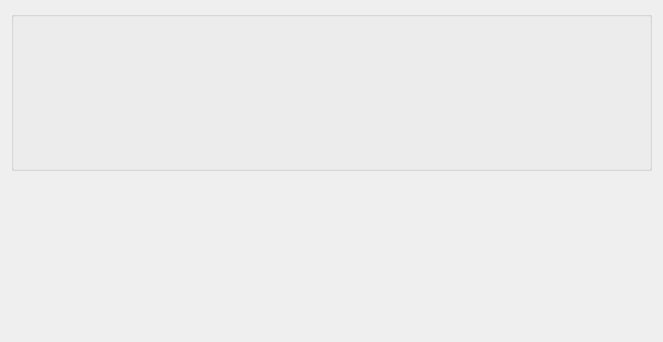
<?xml version="1.0" encoding="UTF-8"?>
<ui version="4.0">
 <class>ImmersedBoundariesBoundaryConditionsForm</class>
 <widget class="QWidget" name="ImmersedBoundariesBoundaryConditionsForm">
  <property name="geometry">
   <rect>
    <x>0</x>
    <y>0</y>
    <width>663</width>
    <height>342</height>
   </rect>
  </property>
  <property name="windowTitle">
   <string>Form</string>
  </property>
  <layout class="QGridLayout" name="gridLayout_2">
   <item row="1" column="0">
    <widget class="QGroupBox" name="groupBoxIBMBoundary">
     <property name="sizePolicy">
      <sizepolicy hsizetype="Preferred" vsizetype="MinimumExpanding">
       <horstretch>0</horstretch>
       <verstretch>0</verstretch>
      </sizepolicy>
     </property>
     <property name="title">
      <string/>
     </property>
     <layout class="QGridLayout" name="gridLayout">
      <item row="0" column="0">
       <widget class="ImmersedBoundariesBoundaryConditionsWallView" name="IBMneptuneWallWidget" native="true">
        <property name="sizePolicy">
         <sizepolicy hsizetype="Preferred" vsizetype="Preferred">
          <horstretch>0</horstretch>
          <verstretch>0</verstretch>
         </sizepolicy>
        </property>
       </widget>
      </item>
     </layout>
    </widget>
   </item>
   <item row="2" column="0">
    <spacer name="verticalSpacer">
     <property name="orientation">
      <enum>Qt::Vertical</enum>
     </property>
     <property name="sizeHint" stdset="0">
      <size>
       <width>20</width>
       <height>0</height>
      </size>
     </property>
    </spacer>
   </item>
  </layout>
 </widget>
 <customwidgets>
  <customwidget>
   <class>ImmersedBoundariesBoundaryConditionsWallView</class>
   <extends>QWidget</extends>
   <header location="global">ImmersedBoundariesBoundaryConditionsWallView.h</header>
   <container>1</container>
  </customwidget>
 </customwidgets>
 <resources/>
 <connections/>
</ui>
